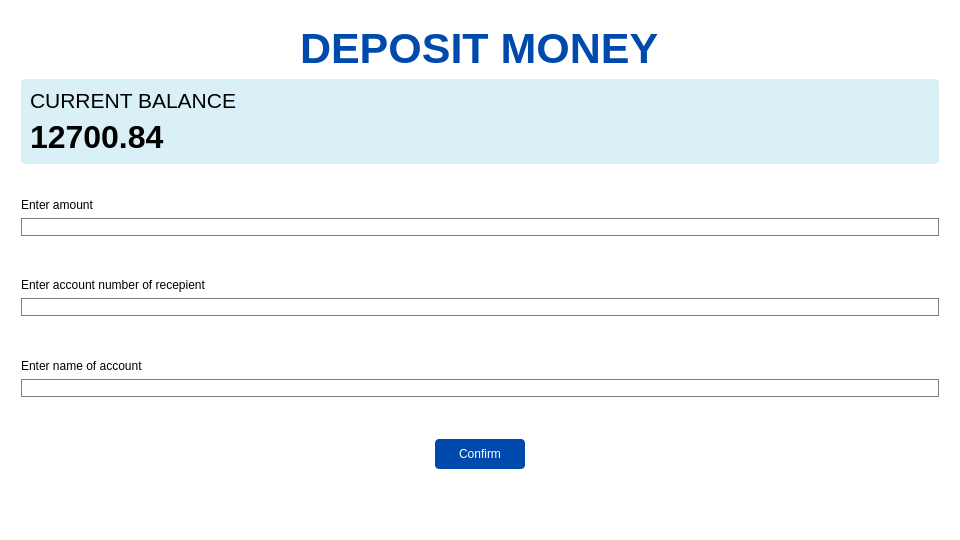
<?xml version="1.0" encoding="UTF-8"?>
<ui version="4.0">
 <class>MainWindow</class>
 <widget class="QMainWindow" name="MainWindow">
  <property name="geometry">
   <rect>
    <x>0</x>
    <y>0</y>
    <width>960</width>
    <height>540</height>
   </rect>
  </property>
  <property name="windowTitle">
   <string>MainWindow</string>
  </property>
  <property name="styleSheet">
   <string notr="true">background: #ffffff;</string>
  </property>
  <widget class="QWidget" name="centralwidget">
   <layout class="QVBoxLayout" name="verticalLayout_5">
    <item>
     <widget class="QGroupBox" name="groupBox">
      <property name="styleSheet">
       <string notr="true">border: 0;</string>
      </property>
      <property name="title">
       <string/>
      </property>
      <layout class="QVBoxLayout" name="verticalLayout_4">
       <item alignment="Qt::AlignHCenter">
        <widget class="QLabel" name="label">
         <property name="font">
          <font>
           <pointsize>32</pointsize>
           <bold>true</bold>
          </font>
         </property>
         <property name="styleSheet">
          <string notr="true">color: #004aad;</string>
         </property>
         <property name="text">
          <string>DEPOSIT MONEY</string>
         </property>
        </widget>
       </item>
       <item>
        <widget class="QGroupBox" name="groupBox_2">
         <property name="styleSheet">
          <string notr="true">background: #daf0f7;
border-radius: 4px;</string>
         </property>
         <property name="title">
          <string/>
         </property>
         <layout class="QVBoxLayout" name="verticalLayout_2">
          <item>
           <widget class="QLabel" name="balance_tag">
            <property name="font">
             <font>
              <pointsize>16</pointsize>
             </font>
            </property>
            <property name="text">
             <string>CURRENT BALANCE</string>
            </property>
           </widget>
          </item>
          <item>
           <widget class="QLabel" name="balance_label">
            <property name="font">
             <font>
              <pointsize>24</pointsize>
              <bold>true</bold>
             </font>
            </property>
            <property name="text">
             <string>12700.84</string>
            </property>
           </widget>
          </item>
         </layout>
        </widget>
       </item>
       <item>
        <spacer name="verticalSpacer_2">
         <property name="orientation">
          <enum>Qt::Vertical</enum>
         </property>
         <property name="sizeHint" stdset="0">
          <size>
           <width>20</width>
           <height>40</height>
          </size>
         </property>
        </spacer>
       </item>
       <item>
        <layout class="QVBoxLayout" name="verticalLayout_3">
         <item>
          <layout class="QVBoxLayout" name="verticalLayout">
           <item>
            <widget class="QLabel" name="label_3">
             <property name="text">
              <string>Enter amount</string>
             </property>
            </widget>
           </item>
           <item>
            <widget class="QLineEdit" name="lineEdit">
             <property name="minimumSize">
              <size>
               <width>0</width>
               <height>0</height>
              </size>
             </property>
             <property name="styleSheet">
              <string notr="true">border: 1px solid gray;</string>
             </property>
             <property name="text">
              <string/>
             </property>
            </widget>
           </item>
           <item>
            <spacer name="verticalSpacer_5">
             <property name="orientation">
              <enum>Qt::Vertical</enum>
             </property>
             <property name="sizeHint" stdset="0">
              <size>
               <width>20</width>
               <height>40</height>
              </size>
             </property>
            </spacer>
           </item>
           <item>
            <widget class="QLabel" name="label_4">
             <property name="text">
              <string>Enter account number of recepient</string>
             </property>
            </widget>
           </item>
           <item>
            <widget class="QLineEdit" name="lineEdit_2">
             <property name="minimumSize">
              <size>
               <width>0</width>
               <height>0</height>
              </size>
             </property>
             <property name="accessibleDescription">
              <string/>
             </property>
             <property name="styleSheet">
              <string notr="true">border: 1px solid gray;</string>
             </property>
             <property name="text">
              <string/>
             </property>
            </widget>
           </item>
           <item>
            <spacer name="verticalSpacer_6">
             <property name="orientation">
              <enum>Qt::Vertical</enum>
             </property>
             <property name="sizeHint" stdset="0">
              <size>
               <width>20</width>
               <height>40</height>
              </size>
             </property>
            </spacer>
           </item>
           <item>
            <widget class="QLabel" name="label_5">
             <property name="text">
              <string>Enter name of account</string>
             </property>
            </widget>
           </item>
           <item>
            <widget class="QLineEdit" name="lineEdit_3">
             <property name="minimumSize">
              <size>
               <width>0</width>
               <height>0</height>
              </size>
             </property>
             <property name="styleSheet">
              <string notr="true">border: 1px solid gray;</string>
             </property>
             <property name="text">
              <string/>
             </property>
            </widget>
           </item>
           <item>
            <spacer name="verticalSpacer_4">
             <property name="orientation">
              <enum>Qt::Vertical</enum>
             </property>
             <property name="sizeHint" stdset="0">
              <size>
               <width>20</width>
               <height>40</height>
              </size>
             </property>
            </spacer>
           </item>
          </layout>
         </item>
         <item alignment="Qt::AlignHCenter">
          <widget class="QPushButton" name="btn_confirm">
           <property name="minimumSize">
            <size>
             <width>90</width>
             <height>30</height>
            </size>
           </property>
           <property name="styleSheet">
            <string notr="true">background: #004aad;
color: #ffffff;
border-radius: 4px;</string>
           </property>
           <property name="text">
            <string>Confirm</string>
           </property>
          </widget>
         </item>
        </layout>
       </item>
       <item>
        <spacer name="verticalSpacer_3">
         <property name="orientation">
          <enum>Qt::Vertical</enum>
         </property>
         <property name="sizeHint" stdset="0">
          <size>
           <width>20</width>
           <height>40</height>
          </size>
         </property>
        </spacer>
       </item>
      </layout>
     </widget>
    </item>
   </layout>
  </widget>
  <widget class="QMenuBar" name="menubar">
   <property name="geometry">
    <rect>
     <x>0</x>
     <y>0</y>
     <width>960</width>
     <height>22</height>
    </rect>
   </property>
  </widget>
  <widget class="QStatusBar" name="statusbar"/>
 </widget>
 <resources/>
 <connections/>
</ui>
